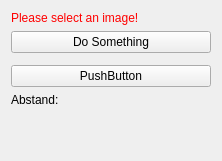
<?xml version="1.0" encoding="UTF-8"?>
<ui version="4.0">
 <class>PluginProjectControls</class>
 <widget class="QWidget" name="PluginProjectControls">
  <property name="geometry">
   <rect>
    <x>0</x>
    <y>0</y>
    <width>222</width>
    <height>161</height>
   </rect>
  </property>
  <property name="minimumSize">
   <size>
    <width>0</width>
    <height>0</height>
   </size>
  </property>
  <property name="windowTitle">
   <string>QmitkTemplate</string>
  </property>
  <layout class="QVBoxLayout" name="verticalLayout">
   <item>
    <widget class="QLabel" name="labelWarning">
     <property name="styleSheet">
      <string notr="true">QLabel { color: rgb(255, 0, 0) }</string>
     </property>
     <property name="text">
      <string>Please select an image!</string>
     </property>
    </widget>
   </item>
   <item>
    <widget class="QPushButton" name="buttonPerformImageProcessing">
     <property name="toolTip">
      <string>Do image processing</string>
     </property>
     <property name="text">
      <string>Do Something</string>
     </property>
    </widget>
   </item>
   <item>
    <widget class="QmitkNavigationDataSourceSelectionWidget" name="YourWidget" native="true"/>
   </item>
   <item>
    <widget class="QPushButton" name="pushButton">
     <property name="text">
      <string>PushButton</string>
     </property>
    </widget>
   </item>
   <item>
    <widget class="QLabel" name="label">
     <property name="text">
      <string>Abstand:</string>
     </property>
    </widget>
   </item>
   <item>
    <spacer name="spacer1">
     <property name="orientation">
      <enum>Qt::Vertical</enum>
     </property>
     <property name="sizeType">
      <enum>QSizePolicy::Expanding</enum>
     </property>
     <property name="sizeHint" stdset="0">
      <size>
       <width>20</width>
       <height>220</height>
      </size>
     </property>
    </spacer>
   </item>
  </layout>
 </widget>
 <layoutdefault spacing="6" margin="11"/>
 <customwidgets>
  <customwidget>
   <class>QmitkNavigationDataSourceSelectionWidget</class>
   <extends>QWidget</extends>
   <header>QmitkNavigationDataSourceSelectionWidget.h</header>
   <container>1</container>
  </customwidget>
 </customwidgets>
 <resources/>
 <connections/>
</ui>
